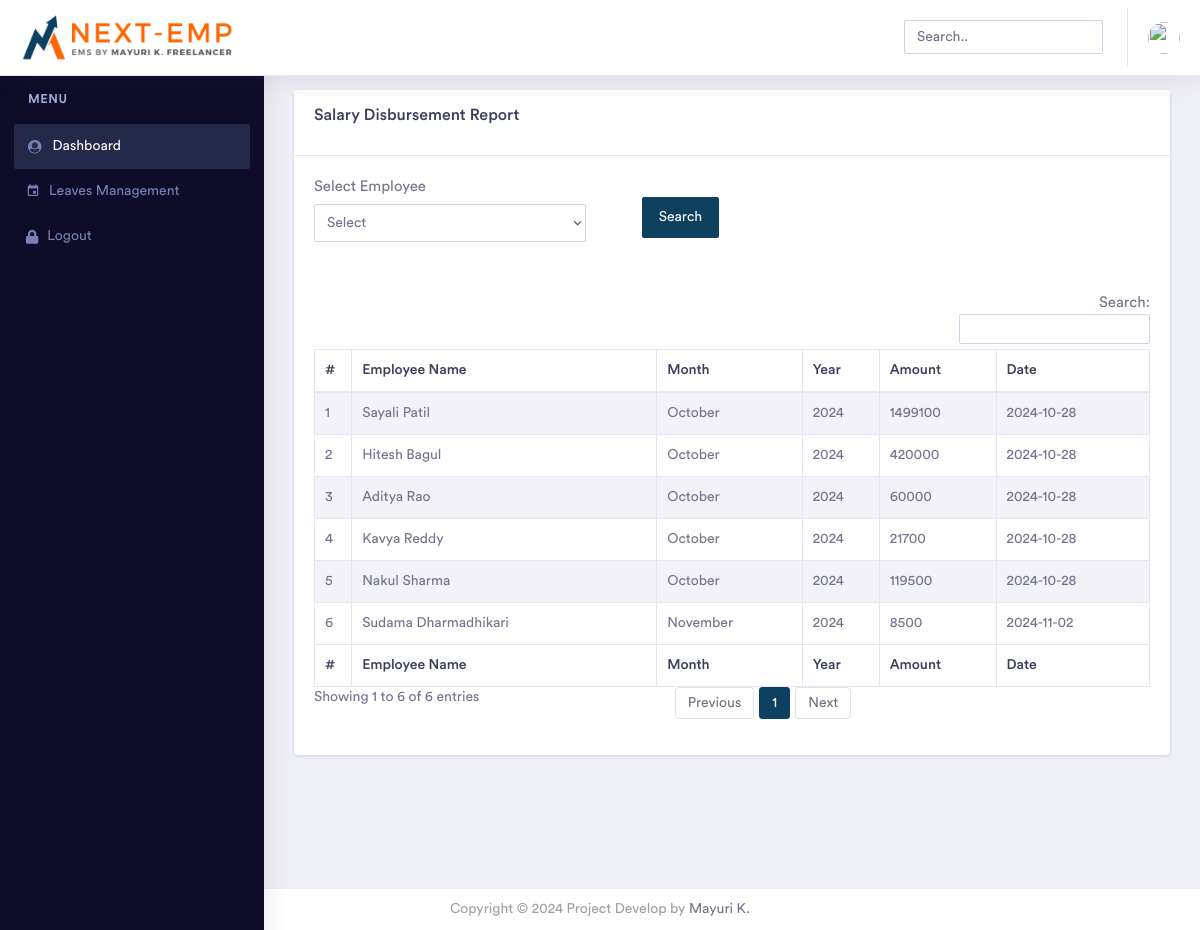
Page /admin/salary_report.php (signed in) on the earlier database version.
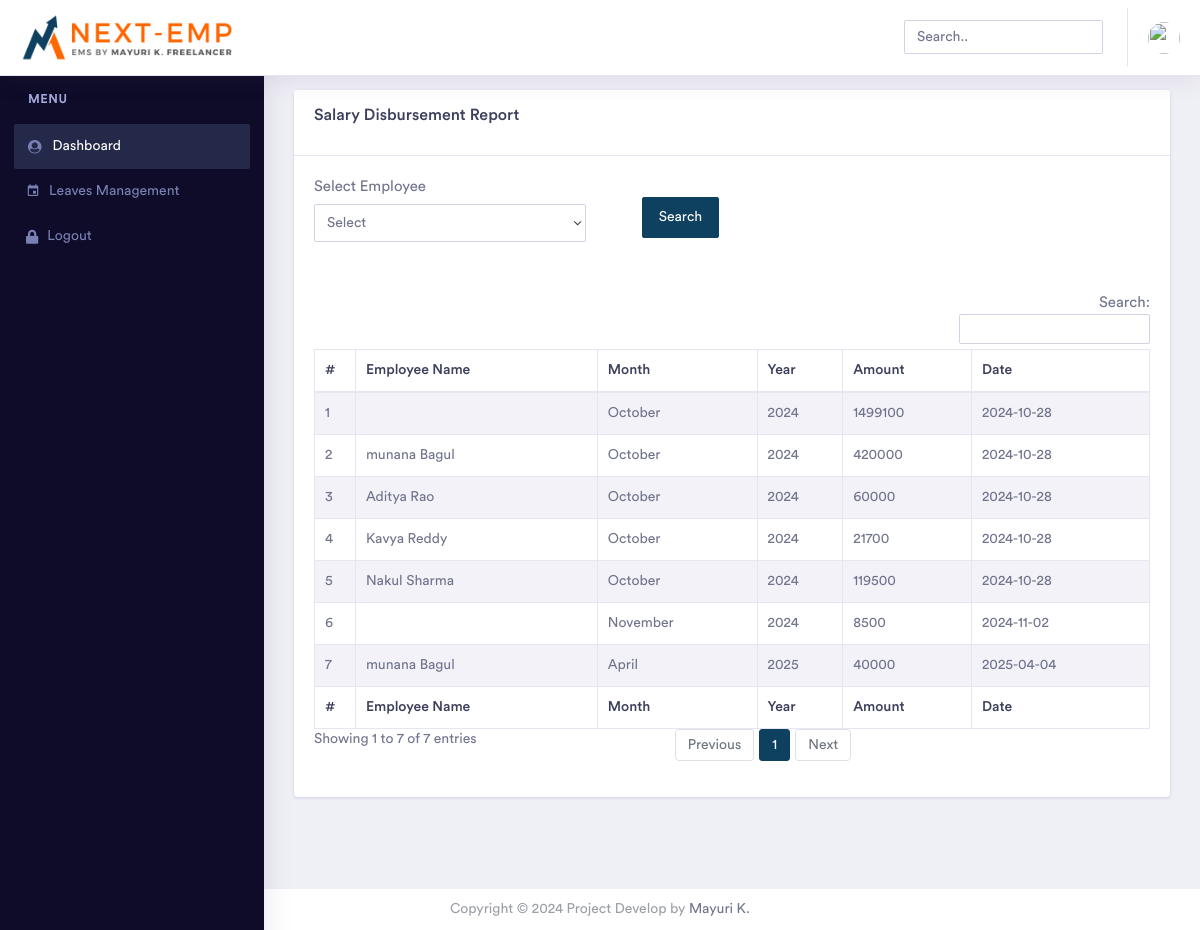
Same page on the later database version.
### tables this page shows
CREATE TABLE `salary` (
  `id` int(11) NOT NULL AUTO_INCREMENT,
  `emp` varchar(200) NOT NULL,
  `month` varchar(200) NOT NULL,
  `year` varchar(200) NOT NULL,
  `leave` int(11) NOT NULL,
  `borrow` float NOT NULL,
  `actual` float NOT NULL,
  `final` float NOT NULL,
  `date` date NOT NULL DEFAULT current_timestamp(),
  PRIMARY KEY (`id`)
);

### admin/salary_report.php (the view, shortened to what this page needs)
<?php include('include/head.php'); ?>
<?php include('include/header.php'); ?>
<?php include('include/sidebar.php'); ?>
<div class="dashboard-wrapper">
    <div class="container-fluid  dashboard-content">
        <div class="row">
            <div class="col-xl-12 col-lg-12 col-md-12 col-sm-12 col-12">
                <div class="card">
                    <div class="card-header">
                        <h4>Salary Disbursement Report </h4>
                    </div>
                    <div class="card-body">
                        <form class="form-horizontal" action="" method="post" enctype="multipart/form-data">
                            <div class="form-row">
                            <div class="col-xl-4 col-lg-4 col-md-12 col-sm-12 col-12 mb-2">
    <label for="validationCustom01">Select Employee</label>
    <select name="emp" class="form-control">
        <option value="">Select</option>
    </select>
</div>
                                <center>
                                    <div class="col-xl-4 col-lg-4 col-md-12 col-sm-12 col-12 mb-2">
                                        <div class="input-group">
                                            <button class="btn btn-primary" type="submit" name="search">Search</button>
                                        </div>
                                    </div>
                            </div>
                        </form>
                        <br />
                        <br />
                        <div class="table-responsive">
                            <table id="example" class="table table-striped table-bordered second" style="width:100%">
                                <thead>
                                    <tr>
                                        <th>#</th>
                                        <th>Employee Name</th>
                                           <th>Month</th>
                                              <th>Year</th>
                                                  <th>Amount</th>
                                                   <th>Date</th>
                                    </tr>
                                </thead>
                                <tbody>
                                   <?php
if (isset($_POST['search'])) {
    $sql = "SELECT * FROM `salary` WHERE  emp=?";
    $statement = $conn->prepare($sql);
    $statement->execute([$_POST['emp']]);
} else {
    $sql = "SELECT * FROM `salary` ";
    $statement = $conn->prepare($sql);
    $statement->execute();
}
$i = 1;
$rec = $statement->fetchAll();
foreach ($rec as $key) {
 ?>
<tr>
    <td><?php echo $i; ?></td>
    <td><?php
                                    $stmt2 = $conn->prepare("SELECT * FROM `admin` WHERE id=? AND delete_status='0'");
                                    $stmt2->execute([$key['emp']]);
                                    $record2 = $stmt2->fetch();
                                    echo $record2['fname'].' '.$record2['lname']; ?></td>
    <td><?php echo $key['month']; ?></td>
    <td><?php echo $key['year']; ?></td>
     <td><?php echo $key['final']; ?></td>
      <td><?php echo $key['date']; ?></td>
</tr>
<?php
    $i++;
}
?>
                                </tbody>
                                <tfoot>
                                    <tr>
                                       <th>#</th>
                                        <th>Employee Name</th>
                                           <th>Month</th>
                                              <th>Year</th>
                                                  <th>Amount</th>
                                                   <th>Date</th>
                                    </tr>
                                </tfoot>
                            </table>
                        </div>
                    </div>
                </div>
            </div>
        </div>
    </div>
    <?php include('include/footer.php'); ?>
</body>
</html>

Differences in the rows shown:
shown differently, row unchanged: salary (number 1 of 7 on the later page): admin.fname "Sayali" → (not shown); admin.lname "Patil" → (not shown)
changed through a linked row, salary (number 2 of 7 on the later page): admin.fname "Hitesh" → "munana"
shown differently, row unchanged: salary "November": admin.fname "Sudama" → (not shown); admin.lname "Dharmadhikari" → (not shown)
added salary: admin.fname "munana", admin.lname "Bagul", month "April", year "2025", final "40000", date "2025-04-04"
Other differences:
text written by a page script: "Search: Showing 1 to 6 of 6 entries Previous 1 Next" → "Search: Showing 1 to 7 of 7 entries Previous 1 Next"
